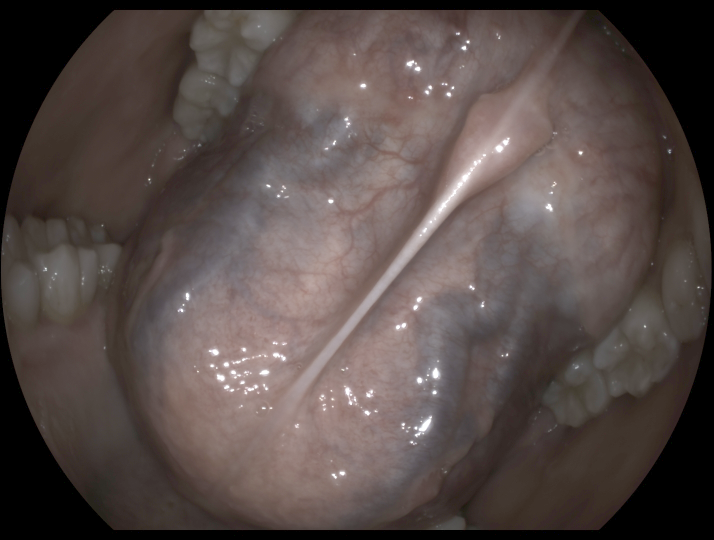
%> input picture FMLE/testImg/testImg_1.png, 1428 x 1080 px (shown at 1/2 size)
$ octave demo_fmle_compare.m   (GNU Octave 9; MATLAB toolbox functions it lacks are replaced by stand-ins)
%> lines starting %> are read from the running program, lines starting %| are printed output that depends on the picture
### FMLE/functions/readFmleImage.m
function img = readFmleImage(path)
%> called with path = 'FMLE/testImg/testImg_1.png'
% Read a grayscale or RGB image as normalized doubles, preserving its range.
[~,~,ext] = fileparts(path);
assert(any(strcmpi(ext,{'.png','.bmp','.jpg','.jpeg','.tif','.tiff'})), ...
    'FMLE:FileType','Expected a PNG, BMP, JPEG or TIFF file.');
info = imfinfo(path);
info = info(1);
if isfield(info,'Transparency') && ~strcmpi(info.Transparency,'none')
    error('FMLE:Alpha','Images with alpha or transparency are unsupported.');
end
if isfield(info,'SamplesPerPixel') && ~ismember(info.SamplesPerPixel,[1 3])
    error('FMLE:Channels','Unsupported number of samples per pixel (including alpha).');
end
if strcmpi(ext,'.bmp') && (isfield(info,'AlphaMask') || info.BitmapHeaderSize==56 || ...
        (info.BitDepth==32 && strcmpi(info.CompressionType,'bitfields')))
    [img,map] = readMaskedBmp(path,info);
elseif strcmpi(ext,'.png')
    [img,map,alpha] = imread(path);
%> img is the input picture: size 1080x1428x3 uint8; mean R, G, B 86.8, 75.1, 72
%> map = []; alpha = []
    if ~isempty(alpha)
        error('FMLE:Alpha','PNG alpha channels are unsupported.');
    end
else
    [img,map] = imread(path);
end
if ~isempty(map)
    img = ind2rgb(img,map);
    if isequal(map(:,1),map(:,2),map(:,3))
        img = img(:,:,1);
    end
end
if islogical(img)
    img = double(img);  % 1-bit grayscale files already encode 0 and 1.
end
img = fmleNormalizeInput(img);
end

% [33 lines left out: function readMaskedBmp, not called in this run]

### FMLE/functions/fmleNormalizeInput.m
function img = fmleNormalizeInput(img)
%FMLENORMALIZEINPUT uint8/uint16 按类型满量程转换；浮点必须已归一化。
validateattributes(img,{'uint8','uint16','single','double'},{'nonempty','real','nonsparse'});
if ~ismatrix(img) && ~(ndims(img) == 3 && size(img,3) == 3)
    error('FMLE:ImageShape','仅支持 H×W 灰度或 H×W×3 RGB，包含 Alpha 的图像不受支持。');
end
if isfloat(img)
    validateattributes(img,{'single','double'},{'finite','>=',0,'<=',1});
    img = double(img);
else
    img = im2double(img);
end
end

### FMLE/functions/fmleSampleRois.m
function rois = fmleSampleRois()
% Fixed evaluation coordinates for the supplied 1428-by-1080 testImg_1.png.
% Rectangle convention is [first column, first row, column count, row count].
boxes = [160 210 40 32; 185 348 40 32; 1156 935 40 32; ...
         701 283 56 40; 585 495 56 40; 968 442 56 40];
types = {'flat','flat','flat','texture','texture','texture'};
for k = 1:size(boxes,1)
    t = types{k};
    rois(k) = struct('id',sprintf('%s%d',t,mod(k-1,3)+1), ...
        'type',t,'rect',boxes(k,:),'line',[],'period',NaN); %#ok<AGROW>
end
% Tissue fold and tooth boundaries, sampled across the input edge.
lines = [765 534 784 551; 646 747 622 756; 1258 773 1258 799];
for k = 1:size(lines,1)
    s = lines(k,:);
    rect = [min(s(1),s(3)) min(s(2),s(4)) abs(s(3)-s(1))+1 abs(s(4)-s(2))+1];
    rois(end+1) = struct('id',sprintf('edge%d',k),'type','edge','rect',rect, ...
        'line',s,'period',NaN); %#ok<AGROW>
end
end

### FMLE/functions/fmleInputRois.m
function rois = fmleInputRois(img,path,root,roiFile,selectNew)
%> called with path = 'FMLE/testImg/testImg_1.png', root = 'FMLE', roiFile = '', selectNew = false
% Load saved coordinates, use the supplied example or select on a new image.
if selectNew
    rois = fmleSelectRois(img);
elseif ~isempty(roiFile)
    rois = jsondecode(fileread(roiFile));
elseif strcmpi(path,fullfile(root,'testImg','testImg_1.png'))
    rois = fmleSampleRois();
else
    rois = fmleSelectRois(img);
end
for k = 1:numel(rois)
    if isempty(rois(k).period)
        rois(k).period = NaN;
    end
    rois(k).rect = reshape(rois(k).rect,1,4);
    if ~isempty(rois(k).line)
        rois(k).line = reshape(rois(k).line,1,4);
    end
end
end

### FMLE/functions/rgbToYcbcrFull.m
function [Y,Cb,Cr] = rgbToYcbcrFull(img)
%RGBTOYCBCRFULL 全范围 BT.709，从 H×W×3 归一化 RGB 提取 Y 及零中心色度。
kr = 0.2126; kg = 0.7152; kb = 0.0722;
R = img(:,:,1); G = img(:,:,2); B = img(:,:,3);
Y = kr*R+kg*G+kb*B;
Cb = (B-Y)/(2*(1-kb));
Cr = (R-Y)/(2*(1-kr));
end

### FMLE/functions/nlmTwoScale.m
function [layers, weights] = nlmTwoScale(Y,cfg,sampleOffset)
%NLMTWOSCALE 对 [0,1] double 亮度计算两尺度 NLM；两级均采样原始 Y。
% 第三参数 [dy dx] 仅供检查该搜索偏移的 k1/k2，无须保存整幅权重体。
startTime = tic;
if ~isscalar(cfg.numScales) || cfg.numScales ~= 2
    error('FMLE:Scales','numScales 必须为 2。');
end
rs = cfg.searchRadius;
rp = cfg.patchRadius;
validateattributes(rs,{'numeric'},{'real','scalar','integer','nonnegative','finite'});
validateattributes(rp,{'numeric'},{'real','scalar','integer','nonnegative','finite'});
validateattributes(cfg.hY,{'numeric'},{'real','scalar','positive','finite'});
if ~strcmp(cfg.borderMode,'replicate') || ~strcmp(cfg.patchDistance,'SSD')
    error('FMLE:NLMConvention','边界需为 replicate，块距离需为 SSD。');
end
computeSquare = strcmp(cfg.weightMode,'square');
if ~computeSquare && ~strcmp(cfg.weightMode,'direct')
    error('FMLE:WeightMode','weightMode 需为 square 或 direct。');
end
if nargout > 1
    if nargin < 3 || ~isequal(size(sampleOffset),[1 2]) || ...
            any(~ismember(sampleOffset,-rs:rs))
        error('FMLE:Offset','请指定搜索窗口内的整数偏移 [dy dx]。');
    end
end

[h,w] = size(Y);
% 两块均从同一份扩展图取样；只有在完成 patch SSD 后才裁回 H×W。
padded = padarray(Y,[rs+rp,rs+rp],'replicate','both');
rows = rs+1 : rs+h+2*rp;
cols = rs+1 : rs+w+2*rp;
reference = padded(rows,cols);
patch = ones(2*rp+1);
d1 = zeros(h,w); d2 = zeros(h,w);
A1 = zeros(h,w); A2 = zeros(h,w);
for dy = -rs:rs
    for dx = -rs:rs
        neighbor = padded(rows+dy,cols+dx);
        ssd = conv2((reference-neighbor).^2,patch,'valid');
        k1 = exp(-ssd/cfg.hY);
        if computeSquare
            k2 = k1.^2;
        else
            k2 = exp((-2*ssd)/cfg.hY);  % E/(hY/2)，避免极小 hY 再减半下溢
        end
        shiftedY = neighbor(rp+1:rp+h,rp+1:rp+w);
        d1 = d1+k1;
        d2 = d2+k2;
        A1 = A1+k1.*shiftedY;
        A2 = A2+k2.*shiftedY;
        if nargout > 1 && dy == sampleOffset(1) && dx == sampleOffset(2)
            weights = struct('k1',k1,'k2',k2);
        end
    end
end
layers = struct('d1',d1,'d2',d2,'A1',A1,'A2',A2);
switch cfg.filterMode
    case 'normalized'
        layers.S1 = A1./d1;
        layers.S2 = A2./d2;
    case 'approx'
        layers.alpha1 = scaleAlpha(d1,cfg.alphaMode);
        layers.alpha2 = scaleAlpha(d2,cfg.alphaMode);
        % 式 (10) 的恒等项使用原始 Y，各尺度独立估计一个全图标量。
        layers.S1 = Y+layers.alpha1*(A1-d1.*Y);
        layers.S2 = Y+layers.alpha2*(A2-d2.*Y);
    otherwise
        error('FMLE:FilterMode','filterMode 需为 normalized 或 approx。');
end
layers.timing.nlmSeconds = toc(startTime);
end

function alpha = scaleAlpha(d,mode)
switch mode
    case 'eq18'
        alpha = sum(d(:))/sum(d(:).^2);
    case 'eq20'
        alpha = 1/mean(d(:));
    otherwise
        error('FMLE:AlphaMode','alphaMode 需为 eq18 或 eq20。');
end
end

### FMLE/functions/fmleCompareCase.m
function folder = fmleCompareCase(root,name,img,clean,rois,preset,source,generation)
% Compare fixed ablation settings; share the normalized decomposition and ROIs.
if nargin<8, generation = struct(); end
folder = fmleResultDir(root,name,'compare');
if ismatrix(img)
    Y = img; cb = []; cr = [];
else
    [Y,cb,cr] = rgbToYcbcrFull(img);
end
cfg = fmleDefaultConfig('noisy');
nlm = nlmTwoScale(Y,cfg);
cfgApprox = cfg;
cfgApprox.filterMode = 'approx';
nlmApprox = nlmTwoScale(Y,cfgApprox);
save(fullfile(folder,'shared.mat'),'Y','cb','cr','nlm','nlmApprox','clean','rois','-v7');
imwrite(im2uint16(img),fullfile(folder,'input.png'));
if ~isempty(clean), imwrite(im2uint16(clean),fullfile(folder,'clean.png')); end
imwrite(im2uint16(nlm.S1),fullfile(folder,'base.png'));
fmleWriteJson(fullfile(folder,'roi.json'),rois);

labels = {'A','B','C','D','D_d2','D_approx','identity_mask'};
configs = repmat(cfg,1,numel(labels));
configs(1).useMask = false; configs(1).fineMap.mode = 's';
configs(2).fineMap.mode = 's';
configs(3).useMask = false;
configs(5).maskSource = 'd2';
configs(6) = cfgApprox;
configs(7) = fmleDefaultConfig('identity');
if ~strcmpi(preset,'noisy')
    labels{end+1} = preset;
    configs(end+1) = fmleDefaultConfig(preset);
end
record = struct('input',name,'source',source,'generation',generation, ...
    'stagePreset',preset,'conditions',{labels},'configs',configs);
fmleWriteJson(fullfile(folder,'config.json'),record);
rows = cell(size(labels)); summaries = rows; globals = rows; images = rows;
for k = 1:numel(labels)
    if strcmp(configs(k).filterMode,'approx')
        active = nlmApprox;
    else
        active = nlm;
    end
    [~,dbg] = fmleApplyLayers(Y,active,configs(k));
    [out,dbg] = fmleRenderOutput(dbg,cb,cr);
    dirK = fullfile(folder,labels{k}); mkdir(dirK);
    images{k} = im2uint16(out);
    imwrite(images{k},fullfile(dirK,'output.png'));
    % The shared file stores the decomposition; keep the changed contributions here.
    save(fullfile(dirK,'fusion.mat'),'-struct','dbg','midWeighted','fineWeighted', ...
        'Zraw','Yout','clippingStats','-v7');
    [rows{k},summaries{k}] = evaluateFmle(dbg,rois,clean);
    globals{k} = fmleGlobalStats(dbg,rows{k});
    rows{k} = addvars(rows{k},repmat(string(labels{k}),height(rows{k}),1), ...
        'Before',1,'NewVariableNames','condition');
    summaries{k} = addvars(summaries{k},repmat(string(labels{k}),height(summaries{k}),1), ...
        'Before',1,'NewVariableNames','condition');
    globals{k} = addvars(globals{k},string(labels{k}),'Before',1,'NewVariableNames','condition');
    if (strcmp(preset,'noisy') && strcmp(labels{k},'D')) || strcmp(labels{k},preset)
        showFmleStages(dirK,img,out,dbg,rois);
    end
end
writetable(vertcat(rows{:}),fullfile(folder,'metrics.csv'));
writetable(vertcat(summaries{:}),fullfile(folder,'roi_summary.csv'));
writetable(vertcat(globals{:}),fullfile(folder,'global_metrics.csv'));
panels = [{img,nlm.S1,images{7}},images(1:6)];
titles = {'Input','Base (Y)','Identity + mask','A: S','B: S + mask', ...
    'C: inverse S','D: inverse S + mask','D: d2 mask','D: approx filter'};
fmleImageGrid(folder,'comparison.png',panels,titles,3,3,rois);
fmleRoiGrid(folder,'roi_comparison.png',[{img},images(1:4)], ...
    {'Input','A','B','C','D'},rois);
fprintf('FMLE comparison [%s]: %s\n',name,folder);
end

### FMLE/functions/fmleApplyLayers.m
function [Yout,dbg] = fmleApplyLayers(Y,nlm,cfg)
%FMLEAPPLYLAYERS 在同一 NLM 结果上执行分解、映射、掩模融合及亮度限幅。
startTime = tic;
dbg.Yin = Y;
dbg.S1 = nlm.S1; dbg.S2 = nlm.S2;
dbg.d1 = nlm.d1; dbg.d2 = nlm.d2;
if isfield(nlm,'alpha1')
    dbg.alpha1 = nlm.alpha1;
    dbg.alpha2 = nlm.alpha2;
end
dbg.base = nlm.S1;
dbg.detailMid = nlm.S2-nlm.S1;
dbg.detailFine = Y-nlm.S2;
[dbg.M,dbg.Mraw] = buildStructureMask(nlm.d1,nlm.d2,cfg);
if ~isscalar(cfg.useMask) || ~ismember(cfg.useMask,[0 1])
    error('FMLE:UseMask','useMask 需为标量 true 或 false。');
end
if cfg.useMask
    dbg.Meff = dbg.M;
else
    dbg.Meff = ones(size(Y));
end
dbg.baseMapped = mapLayer(dbg.base,cfg.baseMap,'base');
dbg.midMapped = mapLayer(dbg.detailMid,cfg.midMap,'detail');
dbg.fineMapped = mapLayer(dbg.detailFine,cfg.fineMap,'detail');
[dbg.Zraw,dbg.midWeighted,dbg.fineWeighted] = ...
    blendLayers(dbg.baseMapped,dbg.midMapped,dbg.fineMapped,dbg.Meff);
Yout = min(max(dbg.Zraw,0),1);
dbg.Yout = Yout;
n = numel(Y);
clip.yRawMin = min(dbg.Zraw(:));
clip.yRawMax = max(dbg.Zraw(:));
clip.yBelowFraction = nnz(dbg.Zraw < 0)/n;
clip.yAboveFraction = nnz(dbg.Zraw > 1)/n;
clip.yClipFraction = clip.yBelowFraction+clip.yAboveFraction;
clip.yMeanChange = mean(Yout(:))-mean(Y(:));
clip.s1BelowFraction = nnz(nlm.S1 < 0)/n;
clip.s1AboveFraction = nnz(nlm.S1 > 1)/n;
clip.s2BelowFraction = nnz(nlm.S2 < 0)/n;
clip.s2AboveFraction = nnz(nlm.S2 > 1)/n;
clip.rgbRawMin = NaN; clip.rgbRawMax = NaN;
clip.rgbBelowFraction = NaN; clip.rgbAboveFraction = NaN;
clip.rgbClipFraction = NaN;
dbg.clippingStats = clip;
dbg.cfg = cfg;
dbg.timing = nlm.timing;
dbg.timing.layersSeconds = toc(startTime);
dbg.timing.totalSeconds = dbg.timing.nlmSeconds+dbg.timing.layersSeconds;
end

### FMLE/functions/fmleDefaultConfig.m
function cfg = fmleDefaultConfig(preset)
%FMLEDEFAULTCONFIG 参数预设。demo 可在调用 fmleEnhance 前覆盖字段。
if nargin == 0
    preset = 'noisy';
end
cfg.preset = char(preset);
cfg.searchRadius = 2;
cfg.patchRadius = 1;
cfg.hY = 0.7;
cfg.numScales = 2;
cfg.weightMode = 'square';
cfg.filterMode = 'normalized';
cfg.alphaMode = 'eq18';
cfg.maskSource = 'd1';
cfg.useMask = true;
cfg.colorStandard = 'BT.709';       % 全范围，Cb、Cr 以 0 为中心
cfg.colorRange = 'full, zero-centered Cb/Cr';
cfg.borderMode = 'replicate';
cfg.patchDistance = 'SSD';
cfg.mappingConvention = 'endpoint-normalized sigmoid and its inverse';
cfg.detailCoordinate = 'signed detail, zero centered, no rescaling';
cfg.rngSeed = 42;

identity = struct('mode','identity','a',1,'width',1,'gain',1);
cfg.baseMap = identity;
cfg.midMap = identity;
cfg.fineMap = identity;
switch cfg.preset
    case 'noisy'
        cfg.baseMap = curve('s',5,0.75);
        cfg.midMap = curve('s',60,0.45);
        cfg.fineMap = curve('inverseS',10,1);
    case 'defocus'
        cfg.baseMap = curve('s',6,0.75);
        cfg.midMap = curve('s',50,0.33);
        cfg.fineMap = curve('s',20,0.66);
    case 'smoothing'
        cfg.midMap = curve('s',10,0.20);
        cfg.fineMap.mode = 'zero';
    case 'linear'
        cfg.midMap.mode = 'linear';
        cfg.midMap.gain = 3;
        cfg.fineMap.mode = 'linear';
    case 'identity'
        % 各层保持恒等，掩模仍由 cfg.useMask 控制。
    otherwise
        error('FMLE:Preset','未知预设 %s。',cfg.preset);
end
end

function m = curve(mode,a,width)
m = struct('mode',mode,'a',a,'width',width,'gain',1);
end

### FMLE/functions/fmleResultDir.m
function path = fmleResultDir(root,name,experiment)
% Keep each run beneath its own input and preset.
stamp = char(datetime('now','Format','yyyyMMdd_HHmmss_SSS'));
path = fullfile(root,'results',name,experiment,stamp);
assert(~isfolder(path),'FMLE:RunExists','Output directory already exists: %s',path);
mkdir(path);
end

### FMLE/functions/fmleWriteJson.m
function fmleWriteJson(path,value)
% Write a human-readable UTF-8 configuration or ROI record.
[fid,msg] = fopen(path,'w','n','UTF-8');
assert(fid~=-1,'FMLE:Open','Cannot open %s: %s',path,msg);
closer = onCleanup(@() fclose(fid));
fprintf(fid,'%s\n',jsonencode(value,'PrettyPrint',true));
end

### FMLE/functions/buildStructureMask.m
function [M,Mraw] = buildStructureMask(d1,d2,cfg)
%BUILDSTRUCTUREMASK 从指定尺度的原始权重和计算两细节层共用的软掩模。
switch cfg.maskSource
    case 'd1'
        d = d1;
    case 'd2'
        d = d2;
    otherwise
        error('FMLE:MaskSource','maskSource 需为 d1 或 d2。');
end
p = (2*cfg.searchRadius+1)^2;
Mraw = 1-d/p;
M = min(max(Mraw,0),1);
end

### FMLE/demo_fmle_compare.m
% Compare A-D, mask sources and normalization using fixed inputs and ROIs.
fmleRoot = fileparts(mfilename('fullpath'));
addpath(fullfile(fmleRoot,'functions'),fullfile(fmleRoot,'tests'));
imagePath = fullfile(fmleRoot,'testImg','testImg_1.png');
runReal = true;
runSynthetic = true;
roiFile = '';           % Optional roi.json from a previous run
selectRois = false;

if runReal
    img = readFmleImage(imagePath);
    rois = fmleInputRois(img,imagePath,fmleRoot,roiFile,selectRois);
%> rois = 9 items; first 5, rect and period: [160 210 40 32] NaN, [185 348 40 32] NaN, [1156 935 40 32] NaN, [701 283 56 40] NaN, [585 495 56 40] NaN
    [~,imageName] = fileparts(imagePath);
    fmleCompareCase(fmleRoot,imageName,img,[],rois,'noisy',imagePath);
%> in rgbToYcbcrFull, `R = img(:,:,1)`:
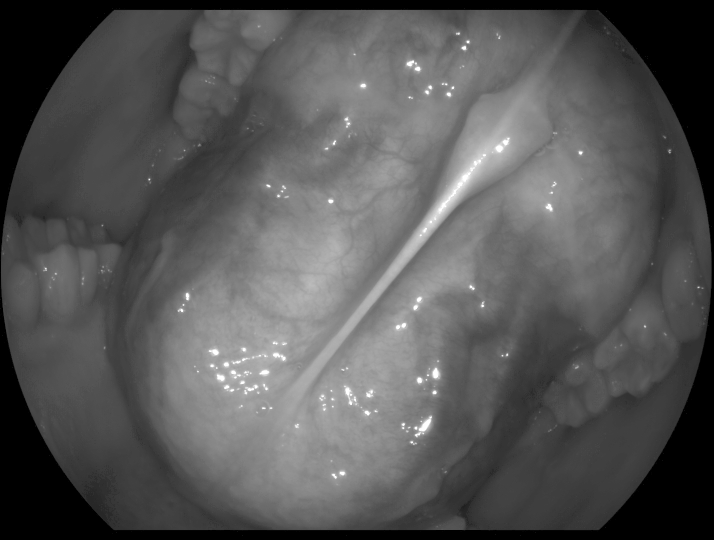
%> R: size 1080x1428 double (shown at 1/2 size); min 0, max 1, mean 0.34
%> in rgbToYcbcrFull, `G = img(:,:,2)`:
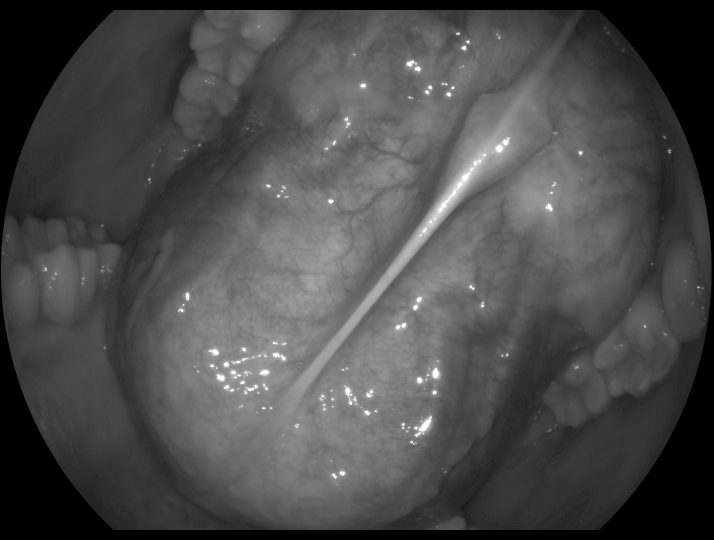
%> G: size 1080x1428 double (shown at 1/2 size); min 0, max 1, mean 0.295
%> in rgbToYcbcrFull, `Cb = (B-Y)/(2*(1-kb));`:
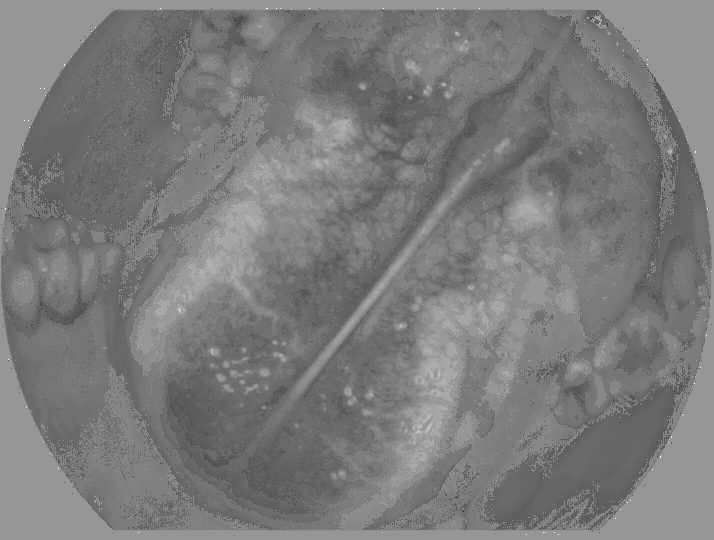
%> Cb: size 1080x1428 double (shown at 1/2 size); min -0.0645, max 0.0451, mean -0.0113; drawn with min black and max white
%> in rgbToYcbcrFull, `Cr = (R-Y)/(2*(1-kr));`:
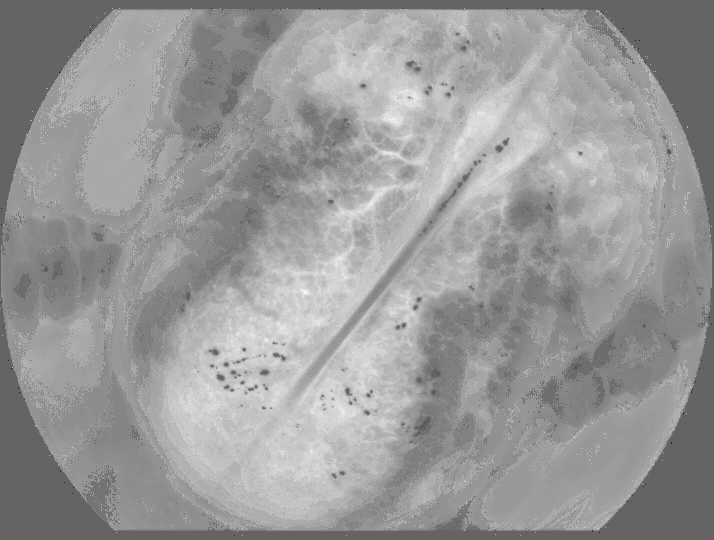
%> Cr: size 1080x1428 double (shown at 1/2 size); min -0.0438, max 0.0679, mean 0.0234; drawn with min black and max white
%> after the loop in nlmTwoScale, `for dy = -rs:rs`:
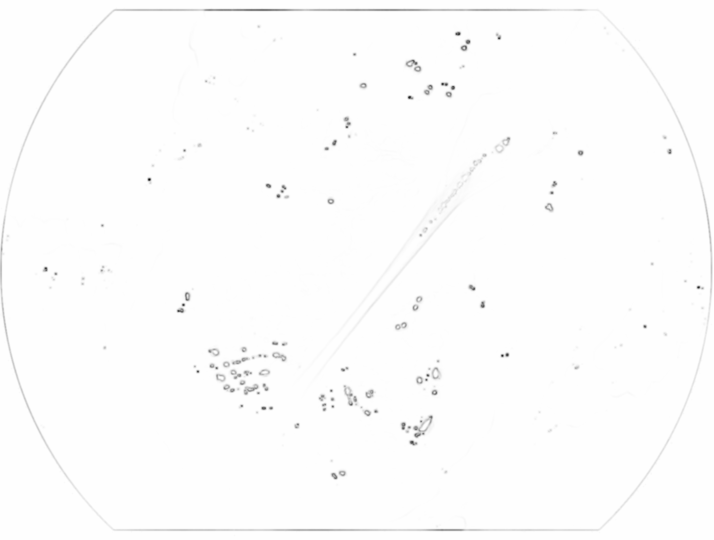
%> d1: size 1080x1428 double (shown at 1/2 size); min 7.2, max 25, mean 24.9; drawn with min black and max white
%> after the loop in nlmTwoScale, `for dy = -rs:rs`:
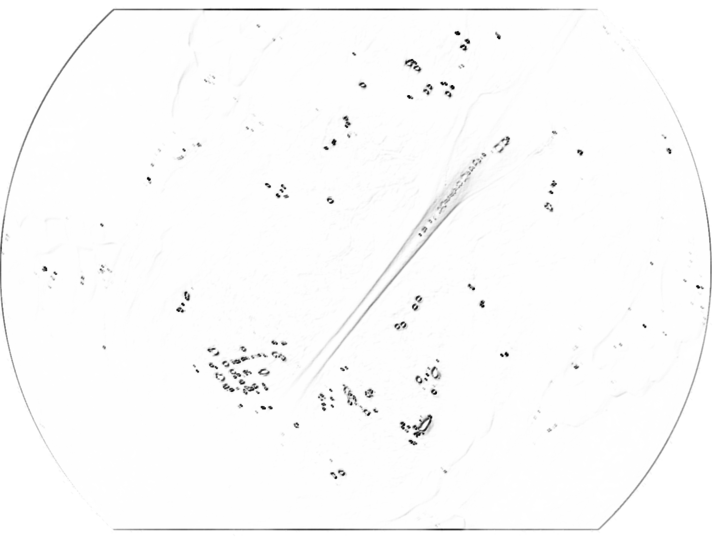
%> k2: size 1080x1428 double (shown at 1/2 size); min 0.00341, max 1, mean 0.987
%> in scaleAlpha, `alpha = sum(d(:))/sum(d(:).^2);`: alpha = 0.0402
%> in fmleCompareCase, `nlmApprox = nlmTwoScale(Y,cfgApprox);`: nlmApprox = {alpha1 0.0402, alpha2 0.0402}
%> (the run ends here)
